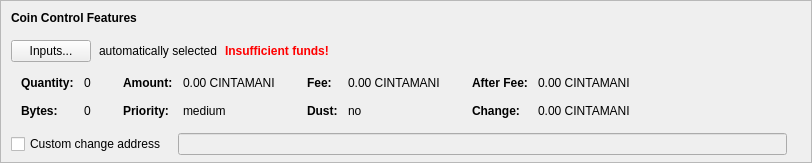
    <widget class="QFrame" name="frameCoinControl">
     <property name="sizePolicy">
      <sizepolicy hsizetype="Expanding" vsizetype="Expanding">
       <horstretch>0</horstretch>
       <verstretch>0</verstretch>
      </sizepolicy>
     </property>
     <property name="maximumSize">
      <size>
       <width>16777215</width>
       <height>16777215</height>
      </size>
     </property>
     <property name="frameShape">
      <enum>QFrame::StyledPanel</enum>
     </property>
     <property name="frameShadow">
      <enum>QFrame::Sunken</enum>
     </property>
     <layout class="QVBoxLayout" name="verticalLayoutCoinControl2">
      <property name="spacing">
       <number>0</number>
      </property>
      <property name="leftMargin">
       <number>0</number>
      </property>
      <property name="topMargin">
       <number>0</number>
      </property>
      <property name="rightMargin">
       <number>0</number>
      </property>
      <property name="bottomMargin">
       <number>6</number>
      </property>
      <item>
       <layout class="QVBoxLayout" name="verticalLayoutCoinControl" stretch="0,0,0,0,1">
        <property name="spacing">
         <number>0</number>
        </property>
        <property name="leftMargin">
         <number>10</number>
        </property>
        <property name="topMargin">
         <number>10</number>
        </property>
        <item>
         <layout class="QHBoxLayout" name="horizontalLayoutCoinControl1">
          <property name="bottomMargin">
           <number>15</number>
          </property>
          <item>
           <widget class="QLabel" name="labelCoinControlFeatures">
            <property name="sizePolicy">
             <sizepolicy hsizetype="Preferred" vsizetype="Maximum">
              <horstretch>0</horstretch>
              <verstretch>0</verstretch>
             </sizepolicy>
            </property>
            <property name="font">
             <font>
              <weight>75</weight>
              <bold>true</bold>
             </font>
            </property>
            <property name="styleSheet">
             <string notr="true">font-weight:bold;</string>
            </property>
            <property name="text">
             <string>Coin Control Features</string>
            </property>
           </widget>
          </item>
         </layout>
        </item>
        <item>
         <layout class="QHBoxLayout" name="horizontalLayoutCoinControl2" stretch="0,0,0,0">
          <property name="spacing">
           <number>8</number>
          </property>
          <property name="bottomMargin">
           <number>10</number>
          </property>
          <item>
           <widget class="QPushButton" name="pushButtonCoinControl">
            <property name="styleSheet">
             <string notr="true"/>
            </property>
            <property name="text">
             <string>Inputs...</string>
            </property>
            <property name="autoDefault">
             <bool>false</bool>
            </property>
           </widget>
          </item>
          <item>
           <widget class="QLabel" name="labelCoinControlAutomaticallySelected">
            <property name="text">
             <string>automatically selected</string>
            </property>
            <property name="margin">
             <number>5</number>
            </property>
           </widget>
          </item>
          <item>
           <widget class="QLabel" name="labelCoinControlInsuffFunds">
            <property name="font">
             <font>
              <weight>75</weight>
              <bold>true</bold>
             </font>
            </property>
            <property name="styleSheet">
             <string notr="true">color:red;font-weight:bold;</string>
            </property>
            <property name="text">
             <string>Insufficient funds!</string>
            </property>
            <property name="margin">
             <number>5</number>
            </property>
           </widget>
          </item>
          <item>
           <spacer name="horizontalSpacerCoinControl">
            <property name="orientation">
             <enum>Qt::Horizontal</enum>
            </property>
            <property name="sizeHint" stdset="0">
             <size>
              <width>40</width>
              <height>1</height>
             </size>
            </property>
           </spacer>
          </item>
         </layout>
        </item>
        <item>
         <widget class="QWidget" name="widgetCoinControl" native="true">
          <property name="sizePolicy">
           <sizepolicy hsizetype="Preferred" vsizetype="Preferred">
            <horstretch>0</horstretch>
            <verstretch>0</verstretch>
           </sizepolicy>
          </property>
          <property name="minimumSize">
           <size>
            <width>0</width>
            <height>0</height>
           </size>
          </property>
          <property name="styleSheet">
           <string notr="true"/>
          </property>
          <layout class="QHBoxLayout" name="horizontalLayoutCoinControl5">
           <property name="leftMargin">
            <number>0</number>
           </property>
           <property name="topMargin">
            <number>0</number>
           </property>
           <property name="rightMargin">
            <number>0</number>
           </property>
           <property name="bottomMargin">
            <number>0</number>
           </property>
           <item>
            <layout class="QHBoxLayout" name="horizontalLayoutCoinControl3" stretch="0,0,0,1">
             <property name="spacing">
              <number>20</number>
             </property>
             <property name="topMargin">
              <number>0</number>
             </property>
             <property name="bottomMargin">
              <number>10</number>
             </property>
             <item>
              <layout class="QFormLayout" name="formLayoutCoinControl1">
               <property name="horizontalSpacing">
                <number>10</number>
               </property>
               <property name="verticalSpacing">
                <number>14</number>
               </property>
               <property name="leftMargin">
                <number>10</number>
               </property>
               <property name="topMargin">
                <number>4</number>
               </property>
               <property name="rightMargin">
                <number>6</number>
               </property>
               <item row="0" column="0">
                <widget class="QLabel" name="labelCoinControlQuantityText">
                 <property name="font">
                  <font>
                   <weight>75</weight>
                   <bold>true</bold>
                  </font>
                 </property>
                 <property name="text">
                  <string>Quantity:</string>
                 </property>
                 <property name="margin">
                  <number>0</number>
                 </property>
                </widget>
               </item>
               <item row="0" column="1">
                <widget class="QLabel" name="labelCoinControlQuantity">
                 <property name="cursor">
                  <cursorShape>IBeamCursor</cursorShape>
                 </property>
                 <property name="contextMenuPolicy">
                  <enum>Qt::ActionsContextMenu</enum>
                 </property>
                 <property name="text">
                  <string notr="true">0</string>
                 </property>
                 <property name="margin">
                  <number>0</number>
                 </property>
                 <property name="textInteractionFlags">
                  <set>Qt::LinksAccessibleByMouse|Qt::TextSelectableByKeyboard|Qt::TextSelectableByMouse</set>
                 </property>
                </widget>
               </item>
               <item row="1" column="0">
                <widget class="QLabel" name="labelCoinControlBytesText">
                 <property name="font">
                  <font>
                   <weight>75</weight>
                   <bold>true</bold>
                  </font>
                 </property>
                 <property name="text">
                  <string>Bytes:</string>
                 </property>
                </widget>
               </item>
               <item row="1" column="1">
                <widget class="QLabel" name="labelCoinControlBytes">
                 <property name="cursor">
                  <cursorShape>IBeamCursor</cursorShape>
                 </property>
                 <property name="contextMenuPolicy">
                  <enum>Qt::ActionsContextMenu</enum>
                 </property>
                 <property name="text">
                  <string notr="true">0</string>
                 </property>
                 <property name="textInteractionFlags">
                  <set>Qt::LinksAccessibleByMouse|Qt::TextSelectableByKeyboard|Qt::TextSelectableByMouse</set>
                 </property>
                </widget>
               </item>
              </layout>
             </item>
             <item>
              <layout class="QFormLayout" name="formLayoutCoinControl2">
               <property name="horizontalSpacing">
                <number>10</number>
               </property>
               <property name="verticalSpacing">
                <number>14</number>
               </property>
               <property name="leftMargin">
                <number>6</number>
               </property>
               <property name="topMargin">
                <number>4</number>
               </property>
               <property name="rightMargin">
                <number>6</number>
               </property>
               <item row="0" column="0">
                <widget class="QLabel" name="labelCoinControlAmountText">
                 <property name="font">
                  <font>
                   <weight>75</weight>
                   <bold>true</bold>
                  </font>
                 </property>
                 <property name="text">
                  <string>Amount:</string>
                 </property>
                 <property name="margin">
                  <number>0</number>
                 </property>
                </widget>
               </item>
               <item row="0" column="1">
                <widget class="QLabel" name="labelCoinControlAmount">
                 <property name="cursor">
                  <cursorShape>IBeamCursor</cursorShape>
                 </property>
                 <property name="contextMenuPolicy">
                  <enum>Qt::ActionsContextMenu</enum>
                 </property>
                 <property name="text">
                  <string notr="true">0.00 CINTAMANI</string>
                 </property>
                 <property name="textInteractionFlags">
                  <set>Qt::LinksAccessibleByMouse|Qt::TextSelectableByKeyboard|Qt::TextSelectableByMouse</set>
                 </property>
                </widget>
               </item>
               <item row="1" column="0">
                <widget class="QLabel" name="labelCoinControlPriorityText">
                 <property name="font">
                  <font>
                   <weight>75</weight>
                   <bold>true</bold>
                  </font>
                 </property>
                 <property name="text">
                  <string>Priority:</string>
                 </property>
                </widget>
               </item>
               <item row="1" column="1">
                <widget class="QLabel" name="labelCoinControlPriority">
                 <property name="cursor">
                  <cursorShape>IBeamCursor</cursorShape>
                 </property>
                 <property name="contextMenuPolicy">
                  <enum>Qt::ActionsContextMenu</enum>
                 </property>
                 <property name="text">
                  <string>medium</string>
                 </property>
                 <property name="textInteractionFlags">
                  <set>Qt::LinksAccessibleByMouse|Qt::TextSelectableByKeyboard|Qt::TextSelectableByMouse</set>
                 </property>
                </widget>
               </item>
              </layout>
             </item>
             <item>
              <layout class="QFormLayout" name="formLayoutCoinControl3">
               <property name="horizontalSpacing">
                <number>10</number>
               </property>
               <property name="verticalSpacing">
                <number>14</number>
               </property>
               <property name="leftMargin">
                <number>6</number>
               </property>
               <property name="topMargin">
                <number>4</number>
               </property>
               <property name="rightMargin">
                <number>6</number>
               </property>
               <item row="0" column="0">
                <widget class="QLabel" name="labelCoinControlFeeText">
                 <property name="font">
                  <font>
                   <weight>75</weight>
                   <bold>true</bold>
                  </font>
                 </property>
                 <property name="text">
                  <string>Fee:</string>
                 </property>
                 <property name="margin">
                  <number>0</number>
                 </property>
                </widget>
               </item>
               <item row="0" column="1">
                <widget class="QLabel" name="labelCoinControlFee">
                 <property name="cursor">
                  <cursorShape>IBeamCursor</cursorShape>
                 </property>
                 <property name="contextMenuPolicy">
                  <enum>Qt::ActionsContextMenu</enum>
                 </property>
                 <property name="text">
                  <string notr="true">0.00 CINTAMANI</string>
                 </property>
                 <property name="textInteractionFlags">
                  <set>Qt::LinksAccessibleByMouse|Qt::TextSelectableByKeyboard|Qt::TextSelectableByMouse</set>
                 </property>
                </widget>
               </item>
               <item row="1" column="0">
                <widget class="QLabel" name="labelCoinControlLowOutputText">
                 <property name="font">
                  <font>
                   <weight>75</weight>
                   <bold>true</bold>
                  </font>
                 </property>
                 <property name="text">
                  <string>Dust:</string>
                 </property>
                </widget>
               </item>
               <item row="1" column="1">
                <widget class="QLabel" name="labelCoinControlLowOutput">
                 <property name="cursor">
                  <cursorShape>IBeamCursor</cursorShape>
                 </property>
                 <property name="contextMenuPolicy">
                  <enum>Qt::ActionsContextMenu</enum>
                 </property>
                 <property name="text">
                  <string>no</string>
                 </property>
                 <property name="textInteractionFlags">
                  <set>Qt::LinksAccessibleByMouse|Qt::TextSelectableByKeyboard|Qt::TextSelectableByMouse</set>
                 </property>
                </widget>
               </item>
              </layout>
             </item>
             <item>
              <layout class="QFormLayout" name="formLayoutCoinControl4">
               <property name="horizontalSpacing">
                <number>10</number>
               </property>
               <property name="verticalSpacing">
                <number>14</number>
               </property>
               <property name="leftMargin">
                <number>6</number>
               </property>
               <property name="topMargin">
                <number>4</number>
               </property>
               <property name="rightMargin">
                <number>6</number>
               </property>
               <item row="0" column="0">
                <widget class="QLabel" name="labelCoinControlAfterFeeText">
                 <property name="font">
                  <font>
                   <weight>75</weight>
                   <bold>true</bold>
                  </font>
                 </property>
                 <property name="text">
                  <string>After Fee:</string>
                 </property>
                 <property name="margin">
                  <number>0</number>
                 </property>
                </widget>
               </item>
               <item row="0" column="1">
                <widget class="QLabel" name="labelCoinControlAfterFee">
                 <property name="cursor">
                  <cursorShape>IBeamCursor</cursorShape>
                 </property>
                 <property name="contextMenuPolicy">
                  <enum>Qt::ActionsContextMenu</enum>
                 </property>
                 <property name="text">
                  <string notr="true">0.00 CINTAMANI</string>
                 </property>
                 <property name="textInteractionFlags">
                  <set>Qt::LinksAccessibleByMouse|Qt::TextSelectableByKeyboard|Qt::TextSelectableByMouse</set>
                 </property>
                </widget>
               </item>
               <item row="1" column="0">
                <widget class="QLabel" name="labelCoinControlChangeText">
                 <property name="font">
                  <font>
                   <weight>75</weight>
                   <bold>true</bold>
                  </font>
                 </property>
                 <property name="text">
                  <string>Change:</string>
                 </property>
                </widget>
               </item>
               <item row="1" column="1">
                <widget class="QLabel" name="labelCoinControlChange">
                 <property name="cursor">
                  <cursorShape>IBeamCursor</cursorShape>
                 </property>
                 <property name="contextMenuPolicy">
                  <enum>Qt::ActionsContextMenu</enum>
                 </property>
                 <property name="text">
                  <string notr="true">0.00 CINTAMANI</string>
                 </property>
                 <property name="textInteractionFlags">
                  <set>Qt::LinksAccessibleByMouse|Qt::TextSelectableByKeyboard|Qt::TextSelectableByMouse</set>
                 </property>
                </widget>
               </item>
              </layout>
             </item>
            </layout>
           </item>
          </layout>
         </widget>
        </item>
        <item>
         <layout class="QHBoxLayout" name="horizontalLayoutCoinControl4" stretch="0,0,0">
          <property name="spacing">
           <number>12</number>
          </property>
          <property name="sizeConstraint">
           <enum>QLayout::SetDefaultConstraint</enum>
          </property>
          <property name="topMargin">
           <number>5</number>
          </property>
          <property name="rightMargin">
           <number>5</number>
          </property>
          <item>
           <widget class="QCheckBox" name="checkBoxCoinControlChange">
            <property name="toolTip">
             <string>If this is activated, but the change address is empty or invalid, change will be sent to a newly generated address.</string>
            </property>
            <property name="text">
             <string>Custom change address</string>
            </property>
           </widget>
          </item>
          <item>
           <widget class="QValidatedLineEdit" name="lineEditCoinControlChange">
            <property name="enabled">
             <bool>false</bool>
            </property>
            <property name="sizePolicy">
             <sizepolicy hsizetype="Expanding" vsizetype="Fixed">
              <horstretch>0</horstretch>
              <verstretch>0</verstretch>
             </sizepolicy>
            </property>
           </widget>
          </item>
          <item>
           <widget class="QLabel" name="labelCoinControlChangeLabel">
            <property name="sizePolicy">
             <sizepolicy hsizetype="Preferred" vsizetype="Expanding">
              <horstretch>0</horstretch>
              <verstretch>0</verstretch>
             </sizepolicy>
            </property>
            <property name="minimumSize">
             <size>
              <width>0</width>
              <height>0</height>
             </size>
            </property>
            <property name="text">
             <string/>
            </property>
            <property name="margin">
             <number>3</number>
            </property>
           </widget>
          </item>
         </layout>
        </item>
        <item>
         <spacer name="verticalSpacerCoinControl">
          <property name="orientation">
           <enum>Qt::Vertical</enum>
          </property>
          <property name="sizeHint" stdset="0">
           <size>
            <width>800</width>
            <height>1</height>
           </size>
          </property>
         </spacer>
        </item>
       </layout>
      </item>
     </layout>
    </widget>
